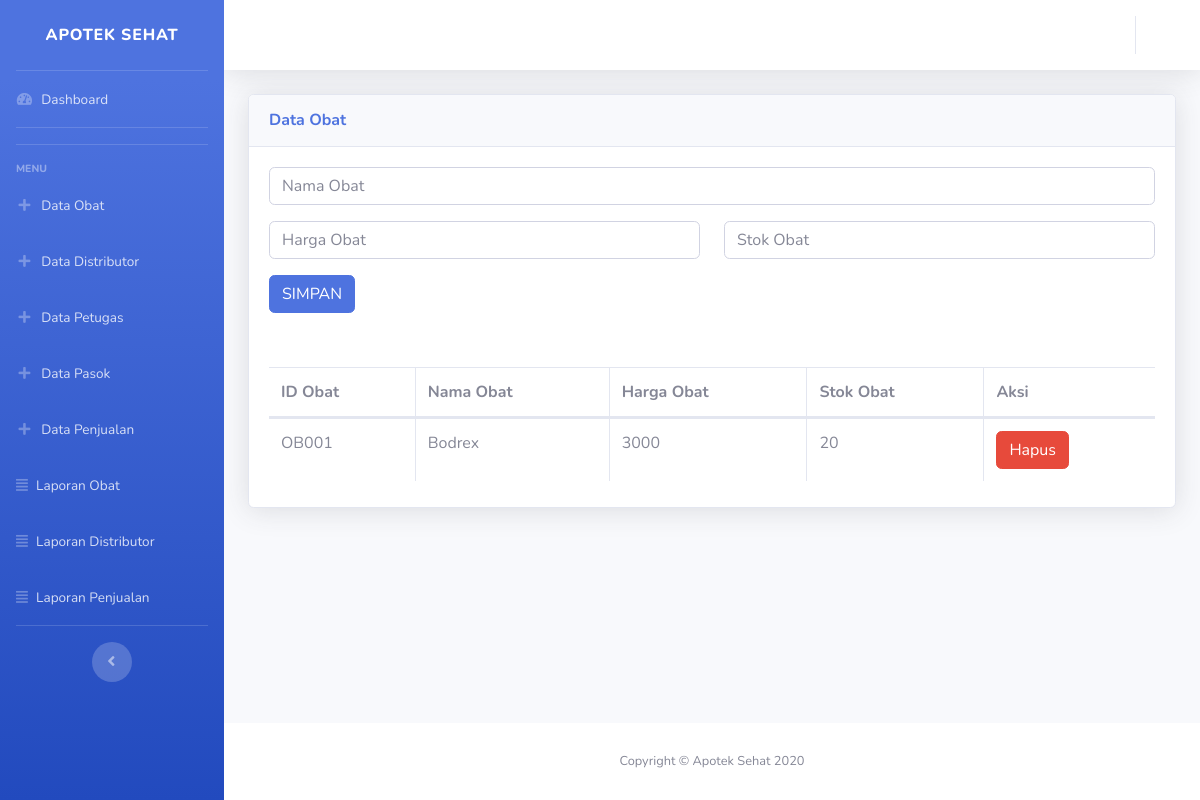
The app's page /dashboard.php?menu=obat with its own data.
### tables this page shows
CREATE TABLE `tb_obat` (
  `id_obat` varchar(15) NOT NULL,
  `nama_obat` varchar(100) DEFAULT NULL,
  `harga_obat` int(10) DEFAULT NULL,
  `jumlah` int(10) DEFAULT NULL
);

### obat.php (the view, shortened to what this page needs)
<?php
include "config/koneksi.php";
 ?>
          <div class="card shadow mb-4">
            <div class="card-header py-3">
              <h6 class="m-0 font-weight-bold text-primary">Data Obat</h6>
            </div>
            <div class="card-body">
            <form method="post">
            <div class="form-group">
                <div class="row">
                    <div class="col">
                    <input type="text" name="nama_obat" class="form-control" placeholder="Nama Obat">
                    </div>
                </div>
            </div>
            <div class="form-group">
                <div class="row">
                    <div class="col">
                    <input type="text" name="harga_obat" class="form-control" placeholder="Harga Obat">
                    </div>
                    <div class="col">
                    <input type="number" name="jumlah" class="form-control" placeholder="Stok Obat">
                    </div>
                </div>
            </div>
            <button type="submit" name="simpan" class="btn btn-primary">SIMPAN</button>
            </form>
            <br><br>
              <div class="table-responsive">
                <table class="table table-bordered" id="dataTable" width="100%" cellspacing="0">
                  <thead>
                    <tr>
                      <th>ID Obat</th>
                      <th>Nama Obat</th>
                      <th>Harga Obat</th>
                      <th>Stok Obat</th>
                      <th colspan="2">Aksi</th>
                    </tr>
                  </thead>
                  <tbody>
                    <?php
                      $sql = mysqli_query($con, "SELECT * FROM tb_obat");
                      while($r=mysqli_fetch_array($sql)){
                     ?>
                     <tr>
                       <td><?php echo $r['id_obat'] ?></td>
                       <td><?php echo $r['nama_obat'] ?></td>
                       <td><?php echo $r['harga_obat'] ?></td>
                       <td><?php echo $r['jumlah'] ?></td>
                       <td><a class="btn btn-danger" href="?menu=obat&hapus&id=<?php echo $r['id_obat'] ?>" onClick="return confirm('Anda Yakin?')">Hapus</a></td>
                     </tr>
                   <?php } ?>
                  </tbody>
                </table>
              </div>
            </div>
          </div>

### records on screen
tb_obat: id_obat "OB001", nama_obat "Bodrex", harga_obat "3000", jumlah "20"
